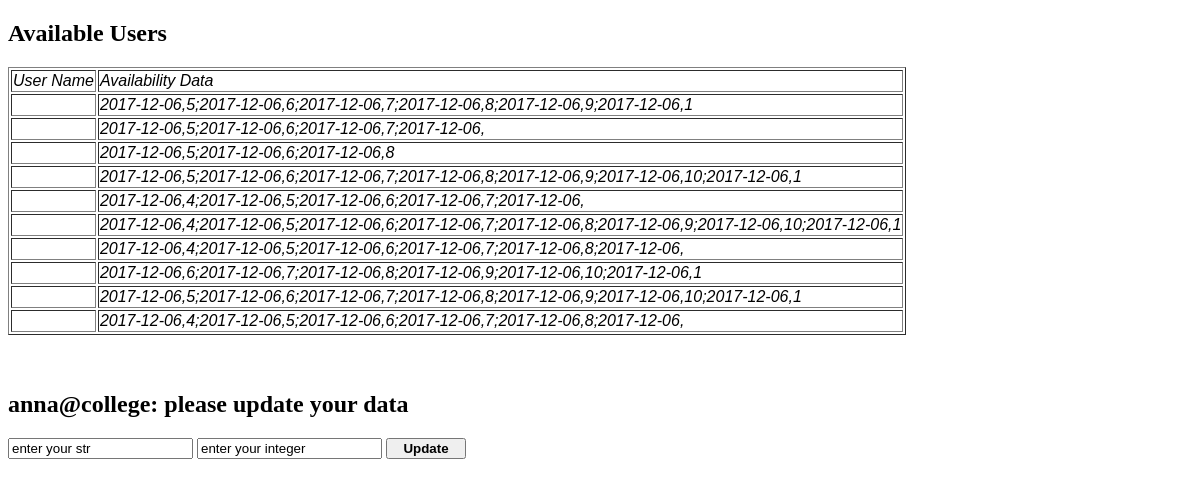
Page /manage_database (signed in) on the earlier database version.
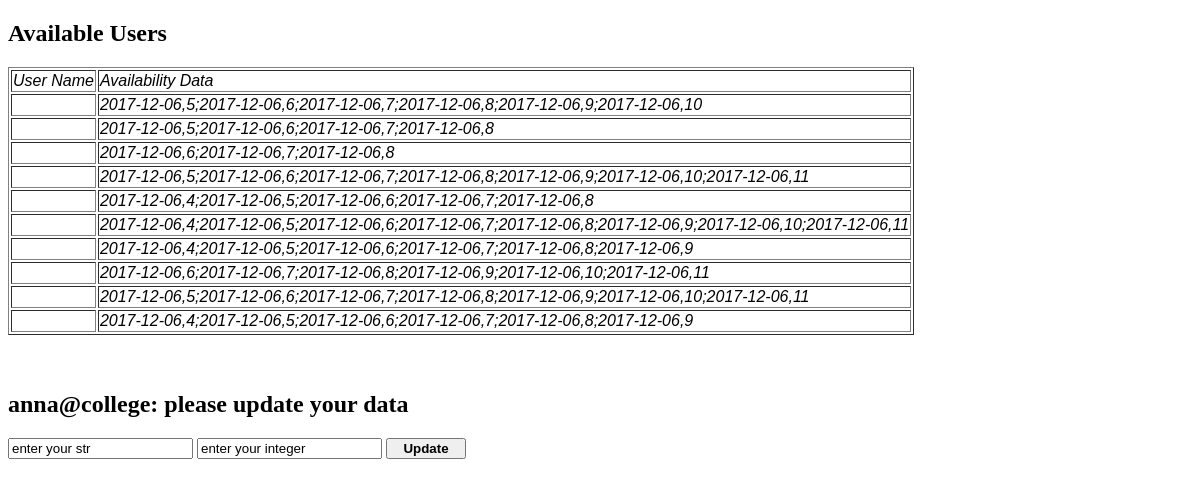
Same page on the later database version.
### user_manager.py (models this page shows)
class _Dancer(_Base):
  __tablename__ = 'dancers'
  id = Column(Integer, primary_key=True)
  username = Column(String)
  firstname = Column(String)
  lastname = Column(String)
  availability = Column(String)
  password = Column(String)
  nonharvard = Column(Boolean)
  choreographer = Column(Boolean)
  dancers = Column(String)

### views.py (the view)
@app.route("/manage_database", methods=['GET', 'POST'])
@login_required
def manage_database():
  user_id = fk.request.cookies.get('user_id')
  if fk.request.method == 'POST':
    if "update" in fk.request.form:
      user_data = {}
      user_data["firstname"] = fk.request.form["firstname"]
      user_data["lastname"]  = fk.request.form["lastname"]
      user_data["email"]  = fk.request.form["email"]
      user_data["nonharvard"]  = fk.request.form["nonharvard"]
      user_data["choreographer"]  = fk.request.form["choreographer"]
      print("user_data: ", user_id, user_data)
      um.user_update(user_id, user_data)
      db_list = um.get_user_data_list()
      return fk.render_template('database_manager.html', data_list=db_list, user_name=user_id)
    else:
      raise("This button has not been handled yet")
  elif fk.request.method == 'GET':
    db_list = um.get_user_data_list()
    return fk.render_template('database_manager.html', data_list=db_list, user_name=user_id)

### user_manager.py (called while the page is built)
def is_valid_user(username):
  s = _session()
  try:
    user = s.query(_Dancer).filter_by(username=username).one()
  except:
    return False
  else:
    return True

def get_user_data_list():
  class Dummy:
    def __init__(self, username, firstname, lastname, nonharvard, choreographer, dancers, availability):
      self.username = username
      self.firstname = firstname
      self.lastname = lastname
      self.nonharvard = nonharvard
      self.choreographer = choreographer
      self.dancers = dancers
      self.availability = availability
  s = _session()
  q = s.query(_Dancer)
  db_list = []
  for u in q:
    if u.username != 'harvardballetcompany@gmail.com':
      db_list.append(Dummy(u.username, u.firstname, u.lastname, u.nonharvard, u.choreographer, u.dancers, u.availability))
  return sorted(db_list, key = lambda x: x.firstname)

### views.py (called while the page is built)
def login_required(f):
  @wraps(f)
  def wrapper(*args, **kwargs):
    name = fk.request.cookies.get('user_id')
    if not um.is_valid_user(name):
      return "You need to login first", 401
    else:
      return f(*args, **kwargs)
  return wrapper

### templates/database_manager.html (shortened to what this page needs)
<!doctype html>
<html>
  <form action="/manage_database", method="post">
    <h2> Available Users </h2>
    <div>
      <table class="db_table" border="1">
        <td><fn> User Name </fn></td>
        <td><fn> Availability Data </fn></td>
        {% for d in data_list %}
          <tr>
            <td><fn>{{d.name}} </fn></td>
            <td><fn>{{d.availability}} </fn></td>
          </tr>
        {% endfor %}
      </table>
    </div>
    <br> <br>
    <h2> {{user_name}}: please update your data </h2>
    <input type="text" name="data_str" value="enter your str" placeholder="new_str">
    <input type="text" name="data_int" value="enter your integer" placeholder="new_int">
    <input class="bn" type="submit" name="update" value="Update">
  </form>
</html>

### templates/database_manager.html (style rules this page uses)
h2 { font-family: "Times New Roman", Times, serif; }
fn { font-family: "Comic Sans MS", cursive, sans-serif; font-style: italic; margin: 0.1em 0; }
.bn { width: 6em; font-weight: bold; -webkit-appearance: button; }

Differences in the rows shown:
changed _Dancer (number 1 of 10 on the later page): availability "2017-12-06,5;2017-12-06,6;2017-12-06,7;2017-12-06,8;2017-12-06,9;2017-12-06,1" → "2017-12-06,5;2017-12-06,6;2017-12-06,7;2017-12-06,8;2017-12-06,9;2017-12-06,10"
changed _Dancer (number 2 of 10 on the later page): availability "2017-12-06,5;2017-12-06,6;2017-12-06,7;2017-12-06," → "2017-12-06,5;2017-12-06,6;2017-12-06,7;2017-12-06,8"
changed _Dancer "anna@college": availability "2017-12-06,5;2017-12-06,6;2017-12-06,8" → "2017-12-06,6;2017-12-06,7;2017-12-06,8"
changed _Dancer (number 4 of 10 on the later page): availability "2017-12-06,5;2017-12-06,6;2017-12-06,7;2017-12-06,8;2017-12-06,9;2017-12-06,10;2017-12-06,1" → "2017-12-06,5;2017-12-06,6;2017-12-06,7;2017-12-06,8;2017-12-06,9;2017-12-06,10;2017-12-06,11"
changed _Dancer (number 5 of 10 on the later page): availability "2017-12-06,4;2017-12-06,5;2017-12-06,6;2017-12-06,7;2017-12-06," → "2017-12-06,4;2017-12-06,5;2017-12-06,6;2017-12-06,7;2017-12-06,8"
changed _Dancer (number 6 of 10 on the later page): availability "2017-12-06,4;2017-12-06,5;2017-12-06,6;2017-12-06,7;2017-12-06,8;2017-12-06,9;2017-12-06,10;2017-12-06,1" → "2017-12-06,4;2017-12-06,5;2017-12-06,6;2017-12-06,7;2017-12-06,8;2017-12-06,9;2017-12-06,10;2017-12-06,11"
changed _Dancer (number 7 of 10 on the later page): availability "2017-12-06,4;2017-12-06,5;2017-12-06,6;2017-12-06,7;2017-12-06,8;2017-12-06," → "2017-12-06,4;2017-12-06,5;2017-12-06,6;2017-12-06,7;2017-12-06,8;2017-12-06,9"
changed _Dancer (number 8 of 10 on the later page): availability "2017-12-06,6;2017-12-06,7;2017-12-06,8;2017-12-06,9;2017-12-06,10;2017-12-06,1" → "2017-12-06,6;2017-12-06,7;2017-12-06,8;2017-12-06,9;2017-12-06,10;2017-12-06,11"
changed _Dancer (number 9 of 10 on the later page): availability "2017-12-06,5;2017-12-06,6;2017-12-06,7;2017-12-06,8;2017-12-06,9;2017-12-06,10;2017-12-06,1" → "2017-12-06,5;2017-12-06,6;2017-12-06,7;2017-12-06,8;2017-12-06,9;2017-12-06,10;2017-12-06,11"
changed _Dancer (number 10 of 10 on the later page): availability "2017-12-06,4;2017-12-06,5;2017-12-06,6;2017-12-06,7;2017-12-06,8;2017-12-06," → "2017-12-06,4;2017-12-06,5;2017-12-06,6;2017-12-06,7;2017-12-06,8;2017-12-06,9"
